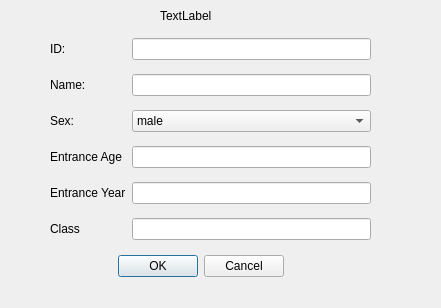
<?xml version="1.0" encoding="UTF-8"?>
<ui version="4.0">
 <class>updateStudentDialog</class>
 <widget class="QDialog" name="updateStudentDialog">
  <property name="geometry">
   <rect>
    <x>0</x>
    <y>0</y>
    <width>441</width>
    <height>308</height>
   </rect>
  </property>
  <property name="windowTitle">
   <string>Dialog</string>
  </property>
  <widget class="QDialogButtonBox" name="buttonBox">
   <property name="geometry">
    <rect>
     <x>30</x>
     <y>250</y>
     <width>341</width>
     <height>32</height>
    </rect>
   </property>
   <property name="orientation">
    <enum>Qt::Horizontal</enum>
   </property>
   <property name="standardButtons">
    <set>QDialogButtonBox::Cancel|QDialogButtonBox::Ok</set>
   </property>
   <property name="centerButtons">
    <bool>true</bool>
   </property>
  </widget>
  <widget class="QWidget" name="layoutWidget">
   <property name="geometry">
    <rect>
     <x>50</x>
     <y>30</y>
     <width>321</width>
     <height>221</height>
    </rect>
   </property>
   <layout class="QGridLayout" name="gridLayout">
    <item row="5" column="1">
     <widget class="QLineEdit" name="class_2"/>
    </item>
    <item row="0" column="0">
     <widget class="QLabel" name="label_2">
      <property name="text">
       <string>ID:</string>
      </property>
     </widget>
    </item>
    <item row="2" column="1">
     <widget class="QComboBox" name="comboBox">
      <item>
       <property name="text">
        <string>male</string>
       </property>
      </item>
      <item>
       <property name="text">
        <string>female</string>
       </property>
      </item>
     </widget>
    </item>
    <item row="1" column="0">
     <widget class="QLabel" name="label_3">
      <property name="text">
       <string>Name:</string>
      </property>
     </widget>
    </item>
    <item row="3" column="1">
     <widget class="QLineEdit" name="age"/>
    </item>
    <item row="5" column="0">
     <widget class="QLabel" name="label_7">
      <property name="text">
       <string>Class</string>
      </property>
     </widget>
    </item>
    <item row="2" column="0">
     <widget class="QLabel" name="label_4">
      <property name="text">
       <string>Sex:</string>
      </property>
     </widget>
    </item>
    <item row="4" column="0">
     <widget class="QLabel" name="label_6">
      <property name="text">
       <string>Entrance Year</string>
      </property>
     </widget>
    </item>
    <item row="4" column="1">
     <widget class="QLineEdit" name="year"/>
    </item>
    <item row="3" column="0">
     <widget class="QLabel" name="label_5">
      <property name="text">
       <string>Entrance Age</string>
      </property>
     </widget>
    </item>
    <item row="1" column="1">
     <widget class="QLineEdit" name="name"/>
    </item>
    <item row="0" column="1">
     <widget class="QLineEdit" name="id">
      <property name="readOnly">
       <bool>true</bool>
      </property>
     </widget>
    </item>
   </layout>
  </widget>
  <widget class="QLabel" name="title">
   <property name="geometry">
    <rect>
     <x>160</x>
     <y>10</y>
     <width>54</width>
     <height>12</height>
    </rect>
   </property>
   <property name="text">
    <string>TextLabel</string>
   </property>
  </widget>
 </widget>
 <resources/>
 <connections>
  <connection>
   <sender>buttonBox</sender>
   <signal>accepted()</signal>
   <receiver>updateStudentDialog</receiver>
   <slot>accept()</slot>
   <hints>
    <hint type="sourcelabel">
     <x>248</x>
     <y>254</y>
    </hint>
    <hint type="destinationlabel">
     <x>157</x>
     <y>274</y>
    </hint>
   </hints>
  </connection>
  <connection>
   <sender>buttonBox</sender>
   <signal>rejected()</signal>
   <receiver>updateStudentDialog</receiver>
   <slot>reject()</slot>
   <hints>
    <hint type="sourcelabel">
     <x>316</x>
     <y>260</y>
    </hint>
    <hint type="destinationlabel">
     <x>286</x>
     <y>274</y>
    </hint>
   </hints>
  </connection>
 </connections>
</ui>
